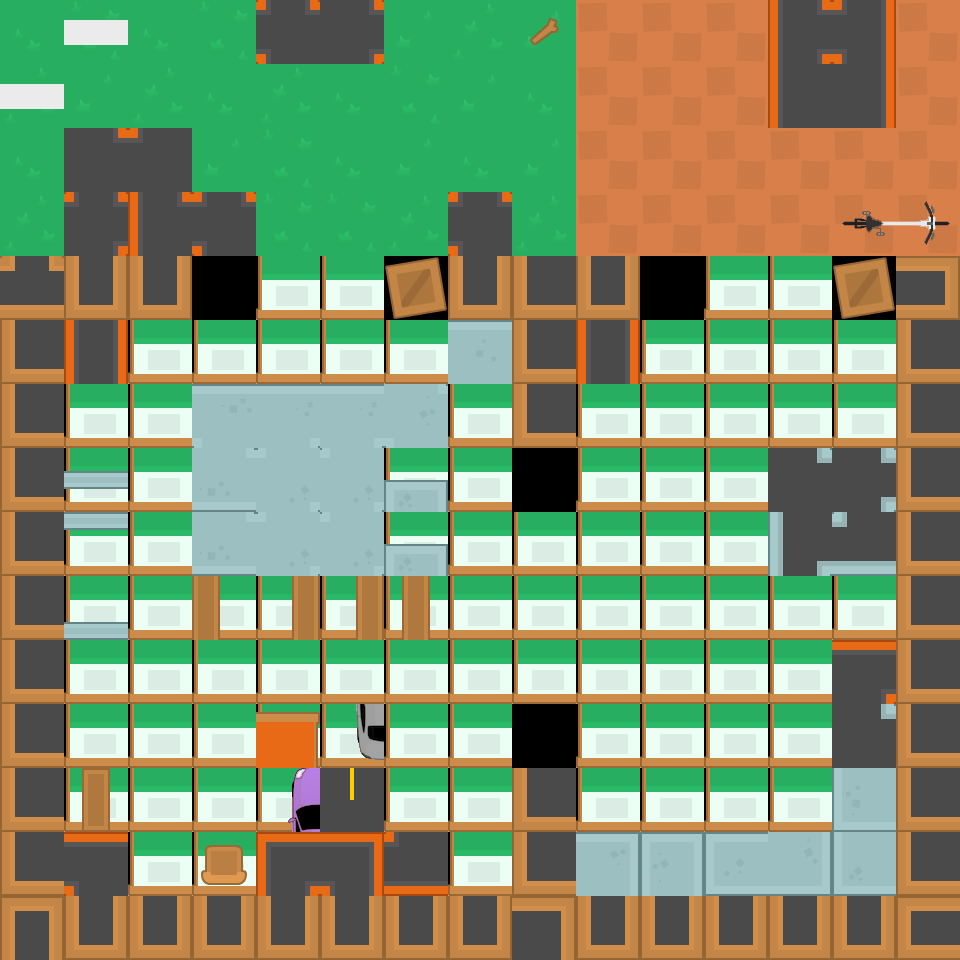

Rendered tile map (Tiled .tmx) drawn with the repository's tilesets; below, a short description and the full map source, tile grids included:
An orthogonal 15x15 tile map with 64x64 px tiles, 3 tile layers (Ground, Deko, Deko2) and 50 objects (38x obstacle, 4x zombie, 4x Personen objekt, 3x Personen obstacle, player).

<map version="1.2" tiledversion="1.2.4" orientation="orthogonal" renderorder="right-down" width="15" height="15" tilewidth="64" tileheight="64" infinite="0" nextlayerid="5" nextobjectid="53">
 <tileset firstgid="1" source="../Kenney_topview.tsx" />
 <layer id="1" name="Ground" width="15" height="15">
  <data encoding="csv">
4,2,4,2,4,2,3,1,3,13,13,13,13,13,13,
1,3,1,4,1,4,2,3,4,13,13,13,13,13,13,
4,1,1,3,2,4,3,4,3,13,13,13,13,13,13,
1,2,2,1,2,2,1,4,1,13,13,13,13,13,13,
122,124,124,127,103,103,156,124,2684354713,124,127,103,103,156,123,
152,103,103,103,103,103,103,103,152,103,103,103,103,103,152,
152,103,103,103,103,103,103,103,152,103,103,103,103,103,152,
152,103,103,103,103,103,103,103,128,103,103,103,103,103,152,
152,103,103,103,103,103,103,103,103,103,103,103,103,103,152,
152,103,103,103,103,103,103,103,103,103,103,103,103,103,152,
152,103,103,103,103,103,103,103,103,103,103,103,103,103,152,
152,103,103,103,103,103,103,103,155,103,103,103,103,103,152,
152,103,103,103,103,103,103,103,152,103,103,103,103,103,152,
152,103,103,103,103,103,103,103,152,103,103,103,103,103,152,
150,124,124,124,124,124,124,124,126,124,124,124,124,124,151
</data>
 </layer>
 <layer id="2" name="Deko" width="15" height="15">
  <data encoding="csv">
0,189,0,0,217,192,0,0,161,0,0,0,139,140,0,
189,0,0,0,0,0,0,0,0,0,0,0,167,168,0,
0,190,191,0,0,0,0,0,0,0,0,0,0,0,0,
0,218,219,217,0,0,0,217,0,0,0,0,0,3221225494,3221225493,
0,0,0,0,0,0,0,0,0,0,0,0,0,0,0,
0,138,0,0,0,0,0,1610613066,0,138,0,0,0,0,0,
0,0,0,383,384,384,385,0,0,0,0,0,3221226021,3221226021,0,
0,1610613235,0,411,412,412,413,0,0,0,0,2684355109,361,363,0,
0,1610613234,0,411,412,412,413,0,0,0,0,2684355109,417,419,0,
0,1610613233,0,439,440,440,441,0,0,0,0,0,0,0,0,
0,0,0,0,0,0,0,0,0,0,0,0,0,1610613068,0,
0,0,0,0,53,54,0,0,0,0,0,0,0,1610613070,0,
0,2684355029,0,0,81,82,0,0,0,0,0,0,0,1610613040,0,
0,2684355031,0,529,109,110,529,0,0,279,304,304,306,305,0,
0,0,0,0,0,0,0,0,0,0,0,0,0,0,0
</data>
 </layer>
 <layer id="3" name="Deko2" width="15" height="15">
  <data encoding="csv">
0,0,0,0,0,0,0,0,0,0,0,0,0,0,0,
0,0,0,0,0,0,0,0,0,0,0,0,0,0,0,
0,0,0,0,0,0,0,0,0,0,0,0,0,0,0,
0,0,0,0,0,0,0,0,0,0,0,0,0,0,0,
0,0,0,0,0,0,0,0,0,0,0,0,0,0,0,
0,0,0,0,0,0,0,0,0,0,0,0,0,0,0,
0,0,0,0,0,0,0,0,0,0,0,0,0,0,0,
0,0,0,0,0,0,0,0,0,0,0,0,0,0,0,
0,2684355115,0,0,0,0,0,0,0,0,0,0,0,0,0,
0,0,0,0,0,0,0,0,0,0,0,0,0,0,0,
0,0,0,0,0,0,0,0,0,0,0,0,0,222,0,
0,0,0,0,0,0,0,0,0,0,0,0,0,0,0,
0,0,0,0,0,0,0,0,0,0,0,0,0,1610613014,0,
0,221,0,0,0,0,248,0,0,0,3221225749,0,0,0,0,
0,0,0,0,0,0,0,0,0,0,0,0,0,0,0
</data>
 </layer>
 <objectgroup id="4" name="Objekte">
  <object id="1" name="zombie" x="768" y="272" width="24.2131" height="22.7888" />
  <object id="2" name="zombie" x="752" y="752" width="24.2131" height="22.7888" />
  <object id="3" name="zombie" x="432" y="80" width="24.2131" height="22.7888" />
  <object id="4" name="zombie" x="208" y="624" width="24.2131" height="22.7888" />
  <object id="5" name="player" x="528" y="592" width="24.2131" height="22.7888" />
  <object id="6" name="obstacle" x="846" y="400" width="30" height="30" />
  <object id="7" name="obstacle" x="782" y="400" width="30" height="30" />
  <object id="8" name="obstacle" x="718" y="464" width="30" height="30" />
  <object id="9" name="obstacle" x="720" y="528" width="30" height="30" />
  <object id="11" name="obstacle" x="592" y="333" width="30" height="30" />
  <object id="12" name="obstacle" x="464" y="205" width="30" height="30" />
  <object id="13" name="obstacle" x="208" y="205" width="30" height="30" />
  <object id="14" name="obstacle" x="80" y="333" width="30" height="30" />
  <object id="15" name="obstacle" x="336" y="13" width="30" height="30" />
  <object id="16" name="obstacle" x="80" y="13" width="30" height="30" />
  <object id="17" name="obstacle" x="16" y="77" width="30" height="30" />
  <object id="18" name="obstacle" x="93" y="158" width="64" height="64" />
  <object id="19" name="obstacle" x="272" y="13" width="30" height="30" />
  <object id="20" name="obstacle" x="528" y="13" width="30" height="30" />
  <object id="21" name="obstacle" x="385" y="840" width="61" height="42" />
  <object id="22" name="obstacle" x="193" y="840" width="61" height="42" />
  <object id="23" name="obstacle" x="64" y="768" width="64" height="128" />
  <object id="24" name="obstacle" x="64" y="448" width="64" height="192" />
  <object id="25" name="obstacle" x="800" y="0" width="64" height="128" />
  <object id="26" name="obstacle" x="848" y="208" width="96" height="32" />
  <object id="27" name="obstacle" x="512" y="320" width="64" height="192" />
  <object id="28" name="obstacle" x="0" y="256" width="64" height="704" />
  <object id="29" name="obstacle" x="896" y="256" width="64" height="704" />
  <object id="30" name="obstacle" x="512" y="704" width="64" height="192" />
  <object id="31" name="obstacle" x="384" y="256" width="320" height="64" />
  <object id="32" name="obstacle" x="64" y="256" width="192" height="64" />
  <object id="33" name="obstacle" x="64" y="896" width="896" height="64" />
  <object id="34" name="obstacle" x="832" y="256" width="64" height="64" />
  <object id="35" name="obstacle" x="464" y="336" width="30" height="30" />
  <object id="36" name="obstacle" x="256" y="704" width="128" height="192" />
  <object id="37" name="obstacle" x="768" y="448" width="128" height="128" />
  <object id="38" name="obstacle" x="832" y="640" width="64" height="256" />
  <object id="39" name="obstacle" x="640" y="829" width="192" height="67" />
  <object id="40" name="obstacle" x="576" y="861" width="64" height="30" />
  <object id="41" name="Personen obstacle" x="704" y="640" width="128" height="64" />
  <object id="42" name="Personen obstacle" x="576" y="64" width="192" height="64" />
  <object id="43" name="Personen obstacle" x="320" y="384" width="192" height="64" />
  <object id="44" name="Personen objekt" x="640" y="384" width="64" height="64" />
  <object id="45" name="Personen objekt" x="576" y="640" width="64" height="64" />
  <object id="46" name="Personen objekt" x="320" y="512" width="64" height="64" />
  <object id="47" name="Personen objekt" x="256" y="128" width="64" height="64" />
  <object id="49" name="obstacle" x="960" y="-192" width="192" height="1344" />
  <object id="50" name="obstacle" x="-192" y="-192" width="192" height="1344" />
  <object id="51" name="obstacle" x="-192" y="-192" width="1344" height="192" />
  <object id="52" name="obstacle" x="-192" y="960" width="1344" height="192" />
 </objectgroup>
</map>
